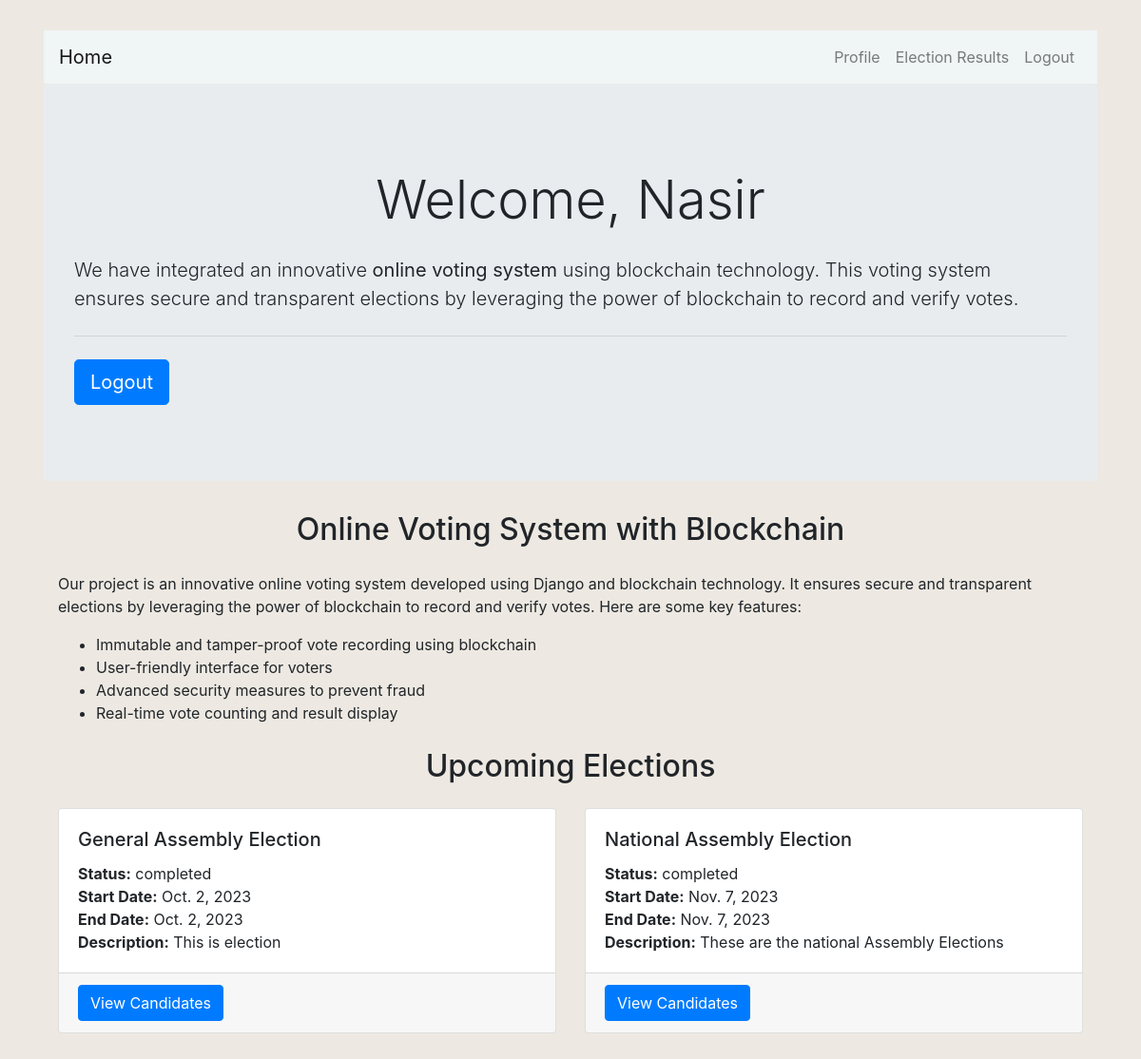
The app's page / (signed in) with its own data.
### users/models.py (models this page shows, shortened)
class Election(models.Model):
    name = models.CharField(max_length=255)
    status = models.CharField(max_length=50, choices=[('upcoming', 'Upcoming'), ('ongoing', 'Ongoing'), ('completed', 'Completed')])
    start_date = models.DateField()
    end_date = models.DateField()
    description = models.TextField()

### users/views.py (the view)
# urls.py: path('', home, name='users-home'),
@login_required
def home(request):
    elections = Election.objects.all()
    candidates = Candidate.objects.all()
    context = {
        'elections': elections,
        'candidates': candidates,
    }
    return render(request, 'users/home.html', context)

### users/templates/users/home.html (shortened to what this page needs)
{% extends "users/base.html" %}
{% block content %}
    <div class="jumbotron">
        <h1 class="display-4">Welcome, {{ user.first_name.title|default:'Guest' }}</h1>
        <p class="lead">
            We have integrated an innovative <b>online voting system</b> using blockchain technology.
            This voting system ensures secure and transparent elections by leveraging the power of blockchain to record and verify votes.
        </p>
        <hr class="my-4">
        <p class="lead">
            {% if user.is_authenticated %}
                <a class="btn btn-primary btn-lg" href="{% url 'logout' %}" role="button">Logout</a>
            {% else %}
                <a class="btn btn-primary btn-lg" href="{% url 'login' %}" role="button">Sign in</a>
            {% endif %}
        </p>
    </div>
    <div class="container">
        <h2>Online Voting System with Blockchain</h2>
        <p>
            Our project is an innovative online voting system developed using Django and blockchain technology.
            It ensures secure and transparent elections by leveraging the power of blockchain to record and verify votes.
            Here are some key features:
        </p>
        <ul>
            <li>Immutable and tamper-proof vote recording using blockchain</li>
            <li>User-friendly interface for voters</li>
            <li>Advanced security measures to prevent fraud</li>
            <li>Real-time vote counting and result display</li>
        </ul>
    </div>
    <div class="container">
        <h2>Upcoming Elections</h2>
        <div class="card-deck">
            {% for election in elections %}
                <div class="card">
                    <div class="card-body">
                        <h5 class="card-title">{{ election.name }}</h5>
                        <p class="card-text">
                            <strong>Status:</strong> {{ election.status }}<br>
                            <strong>Start Date:</strong> {{ election.start_date }}<br>
                            <strong>End Date:</strong> {{ election.end_date }}<br>
                            <strong>Description:</strong> {{ election.description }}<br>
                        </p>
                    </div>
                    <div class="card-footer">
                        <form method="get" action="{% url 'view_candidates' election.id %}">
                            <button class="btn btn-primary" type="submit">View Candidates</button>
                        </form>
                    </div>
                </div>
            {% endfor %}
        </div>
    </div>
{% endblock content %}

### users/templates/users/base.html (style rules this page uses)
body { background-color: #ede9e2; }
h1 , h2 , h3 { text-align: center; margin: 25px; }

### records on screen
Election: name "General Assembly Election", status "completed", start_date "Oct. 2, 2023", end_date "Oct. 2, 2023", description "This is election"
Election: name "National Assembly Election", status "completed", start_date "Nov. 7, 2023", end_date "Nov. 7, 2023", description "These are the national Assembly Elections"

### other values on screen
{{ user.first_name.title|default:'Guest' }} "Nasir"
